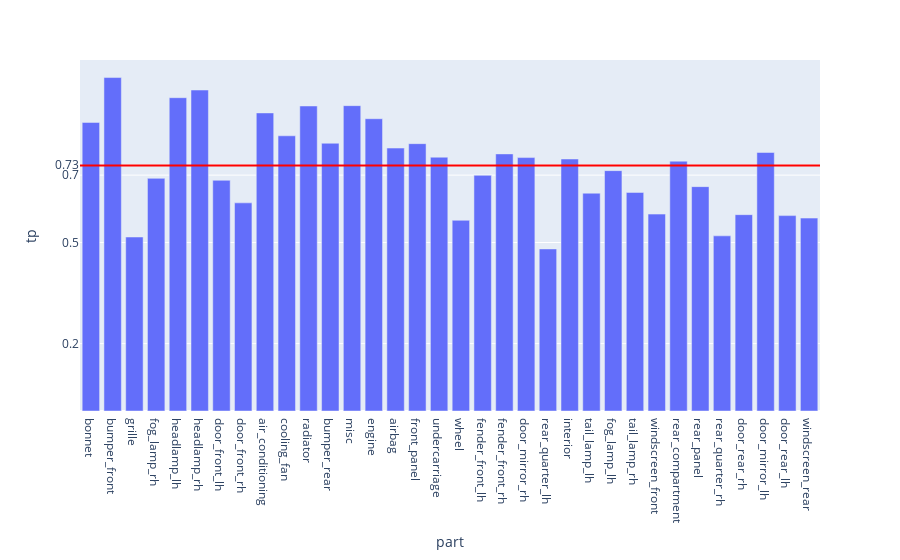

Notebook code cell kept with this figure:
### Code cell
fig = px.bar(evalMetrics, x = 'part', y = 'tp')

fig.add_hline(y=avgTp, line_width=2, line_color="red")

fig.update_layout(
    yaxis = dict(
        tickmode = 'array',
        tickvals = [np.format_float_positional(avgTp, 2), 0.2, 0.5, 0.7],
    )
)
fig

### Figure 1 — Plotly figure (JSON) as saved in the notebook; plotly's stock layout.template omitted (floating-point values rounded to 4 significant figures)
{"data": [{"alignmentgroup": "True", "hovertemplate": "part=%{x}<br>tp=%{y}<extra></extra>", "legendgroup": "", "marker": {"color": "#636efa", "pattern": {"shape": ""}}, "name": "", "offsetgroup": "", "orientation": "v", "showlegend": false, "textposition": "auto", "type": "bar", "x": ["bonnet", "bumper_front", "grille", "fog_lamp_rh", "headlamp_lh", "headlamp_rh", "door_front_lh", "door_front_rh", "air_conditioning", "cooling_fan", "radiator", "bumper_rear", "misc", "engine", "airbag", "front_panel", "undercarriage", "wheel", "fender_front_lh", "fender_front_rh", "door_mirror_rh", "rear_quarter_lh", "interior", "tail_lamp_lh", "fog_lamp_lh", "tail_lamp_rh", "windscreen_front", "rear_compartment", "rear_panel", "rear_quarter_rh", "door_rear_rh", "door_mirror_lh", "door_rear_lh", "windscreen_rear"], "xaxis": "x", "y": [0.8564, 0.9896, 0.5164, 0.6905, 0.9298, 0.9526, 0.6847, 0.6177, 0.8846, 0.8167, 0.9052, 0.7946, 0.9062, 0.8674, 0.7803, 0.7934, 0.7532, 0.5659, 0.6994, 0.763, 0.7521, 0.4809, 0.7479, 0.6463, 0.7133, 0.6487, 0.5843, 0.7414, 0.6659, 0.5198, 0.5827, 0.7672, 0.5799, 0.5725], "yaxis": "y"}], "layout": {"barmode": "relative", "legend": {"tracegroupgap": 0}, "margin": {"t": 60}, "shapes": [{"line": {"color": "red", "width": 2}, "type": "line", "x0": 0, "x1": 1, "xref": "x domain", "y0": 0.7285, "y1": 0.7285, "yref": "y"}], "xaxis": {"anchor": "y", "domain": [0, 1], "title": {"text": "part"}}, "yaxis": {"anchor": "x", "domain": [0, 1], "tickmode": "array", "tickvals": ["0.73", 0.2, 0.5, 0.7], "title": {"text": "tp"}}}}
